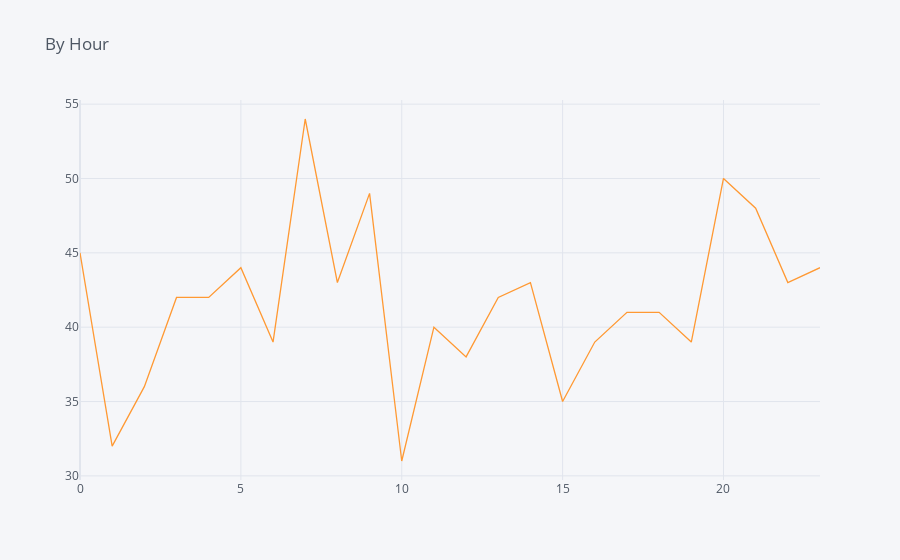

The cell this chart's notebook holds for it:
### Code cell
byHour.iplot(kind='line',x='Hour',y='Clicked on Ad',title='By Hour')

### Figure 1 — Plotly figure (JSON) as saved in the notebook; plotly's stock layout.template omitted (floating-point values rounded to 4 significant figures)
{"data": [{"line": {"color": "rgba(255, 153, 51, 1.0)", "dash": "solid", "shape": "linear", "width": 1.3}, "mode": "lines", "name": "Clicked on Ad", "text": "", "type": "scatter", "x": [0, 1, 2, 3, 4, 5, 6, 7, 8, 9, 10, 11, 12, 13, 14, 15, 16, 17, 18, 19, 20, 21, 22, 23], "y": [45, 32, 36, 42, 42, 44, 39, 54, 43, 49, 31, 40, 38, 42, 43, 35, 39, 41, 41, 39, 50, 48, 43, 44]}], "layout": {"legend": {"bgcolor": "#F5F6F9", "font": {"color": "#4D5663"}}, "paper_bgcolor": "#F5F6F9", "plot_bgcolor": "#F5F6F9", "title": {"font": {"color": "#4D5663"}, "text": "By Hour"}, "xaxis": {"gridcolor": "#E1E5ED", "showgrid": true, "tickfont": {"color": "#4D5663"}, "title": {"font": {"color": "#4D5663"}, "text": ""}, "zerolinecolor": "#E1E5ED"}, "yaxis": {"gridcolor": "#E1E5ED", "showgrid": true, "tickfont": {"color": "#4D5663"}, "title": {"font": {"color": "#4D5663"}, "text": ""}, "zerolinecolor": "#E1E5ED"}}}
